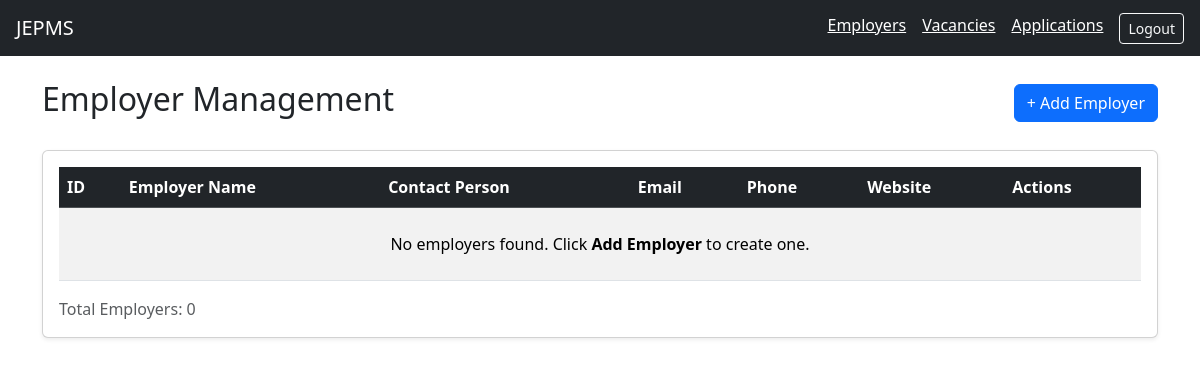
The page /employers/ (signed in) on the database as committed earlier.
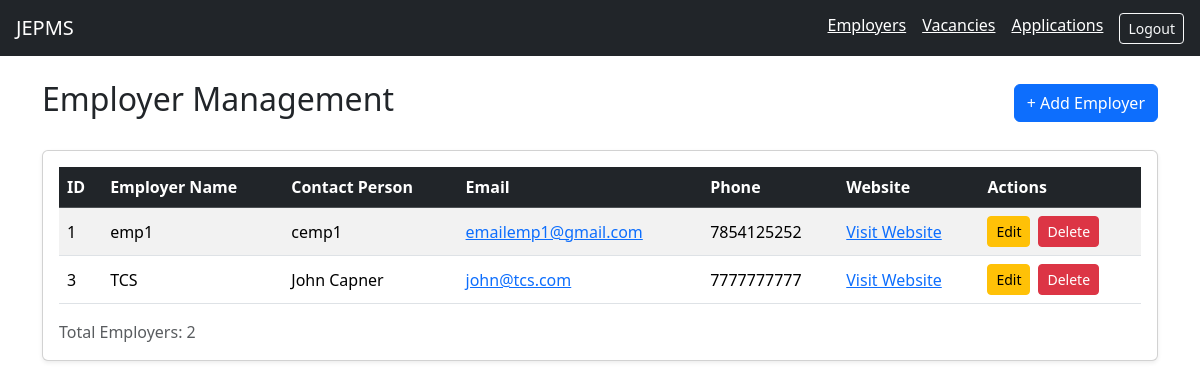
The same page on the database as committed later.
### applications/models.py (models this page shows, shortened)
class Employer(models.Model):
    name = models.CharField(max_length=150)
    contact_name = models.CharField(max_length=100, blank=True)
    email = models.EmailField(blank=True)
    phone = models.CharField(max_length=20, blank=True)
    website = models.URLField(blank=True)
    notes = models.TextField(blank=True)

### applications/views.py (the view)
# urls.py: path("employers/", views.employer_list, name="employer_list"),
@login_required
def employer_list(request):
    return render(request, "employers/list.html", {
        "employers": Employer.objects.all(),
    })

### templates/employers/list.html
{% extends "base.html" %}
{% block content %}
<div class="d-flex justify-content-between align-items-center mb-4">
    <h2>Employer Management</h2>
    <a href="{% url 'employer_add' %}" class="btn btn-primary">
        + Add Employer
    </a>
</div>
<div class="card shadow-sm">
    <div class="card-body">
        <div class="table-responsive">
            <table class="table table-striped table-hover align-middle">
                <thead class="table-dark">
                    <tr>
                        <th>ID</th>
                        <th>Employer Name</th>
                        <th>Contact Person</th>
                        <th>Email</th>
                        <th>Phone</th>
                        <th>Website</th>
                        <th>Actions</th>
                    </tr>
                </thead>
                <tbody>
                    {% for employer in employers %}
                    <tr>
                        <td>{{ employer.id }}</td>
                        <td>{{ employer.name }}</td>
                        <td>{{ employer.contact_name|default:"-" }}</td>
                        <td>
                            {% if employer.email %}
                                <a href="mailto:{{ employer.email }}">
                                    {{ employer.email }}
                                </a>
                            {% else %}
                                -
                            {% endif %}
                        </td>
                        <td>{{ employer.phone|default:"-" }}</td>
                        <td>
                            {% if employer.website %}
                                <a href="{{ employer.website }}"
                                   target="_blank"
                                   rel="noopener noreferrer">
                                    Visit Website
                                </a>
                            {% else %}
                                -
                            {% endif %}
                        </td>
                        <td>
                            <div class="d-flex gap-2">
                                <a href="{% url 'employer_edit' employer.pk %}"
                                   class="btn btn-sm btn-warning">
                                    Edit
                                </a>
                                <a href="{% url 'employer_delete' employer.pk %}"
                                   class="btn btn-sm btn-danger">
                                    Delete
                                </a>
                            </div>
                        </td>
                    </tr>
                    {% empty %}
                    <tr>
                        <td colspan="7" class="text-center py-4">
                            No employers found. Click
                            <strong>Add Employer</strong> to create one.
                        </td>
                    </tr>
                    {% endfor %}
                </tbody>
            </table>
        </div>
        <p class="text-muted mb-0">
            Total Employers: {{ employers|length }}
        </p>
    </div>
</div>
{% endblock %}

Rows that differ between the two databases and show on the page:
added Employer: id "1", name "emp1", contact_name "cemp1", email "emailemp1@gmail.com", phone "7854125252"
added Employer: id "3", name "TCS", contact_name "John Capner", email "john@tcs.com", phone "7777777777"
Other text that changed with them:
{{ employers|length }}: "0" → "2"
text no longer shown: "No employers found. Click Add Employer to create one."
